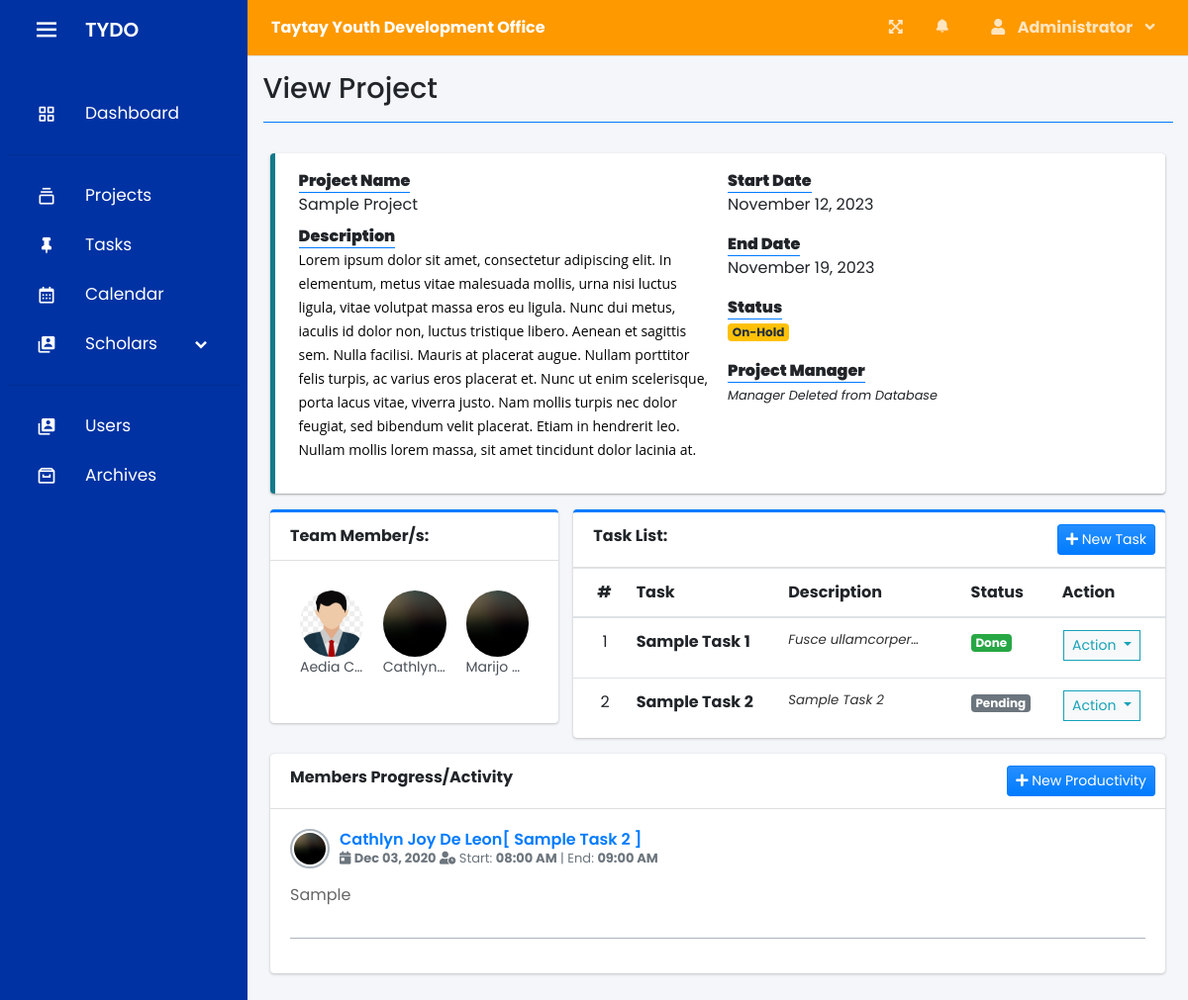
The page /index.php?page=view_project&id=1 (signed in) on the database its author committed.
### tables this page shows
CREATE TABLE `users` (
  `id` int(30) NOT NULL,
  `firstname` varchar(200) NOT NULL,
  `lastname` varchar(200) NOT NULL,
  `email` varchar(200) NOT NULL,
  `password` text NOT NULL,
  `type` tinyint(1) NOT NULL DEFAULT 2 COMMENT '1 = admin, 2 = staff',
  `avatar` text NOT NULL DEFAULT 'no-image-available.png',
  `date_created` datetime NOT NULL DEFAULT current_timestamp()
);

CREATE TABLE `task_list` (
  `id` int(30) NOT NULL,
  `project_id` int(30) NOT NULL,
  `task` varchar(200) NOT NULL,
  `description` text NOT NULL,
  `status` tinyint(4) NOT NULL,
  `date_created` datetime NOT NULL DEFAULT current_timestamp()
);

CREATE TABLE `user_productivity` (
  `id` int(30) NOT NULL,
  `project_id` int(30) NOT NULL,
  `task_id` int(30) NOT NULL,
  `comment` text NOT NULL,
  `subject` varchar(200) NOT NULL,
  `date` date NOT NULL,
  `start_time` time NOT NULL,
  `end_time` time NOT NULL,
  `user_id` int(30) NOT NULL,
  `time_rendered` float NOT NULL,
  `date_created` datetime NOT NULL DEFAULT current_timestamp()
);

### view_project.php (the view, shortened to what this page needs)
<?php
include 'db_connect.php';
$stat = array("Pending","Started","On-Progress","On-Hold","Over Due","Done");
$manager = $conn->query("SELECT *,concat(firstname,' ',lastname) as name FROM users where id = $manager_id");
$manager = $manager->num_rows > 0 ? $manager->fetch_array() : array();
?>
<div class="col-lg-12">
	<div class="row">
		<div class="col-md-12">
			<div class="callout callout-info">
				<div class="col-md-12">
					<div class="row">
						<div class="col-sm-6">
							<dl>
								<dt><b class="border-bottom border-primary">Project Name</b></dt>
								<dd><?php echo ucwords($name) ?></dd>
								<dt><b class="border-bottom border-primary">Description</b></dt>
								<dd><?php echo html_entity_decode($description) ?></dd>
							</dl>
						</div>
						<div class="col-md-6">
							<dl>
								<dt><b class="border-bottom border-primary">Start Date</b></dt>
								<dd><?php echo date("F d, Y",strtotime($start_date)) ?></dd>
							</dl>
							<dl>
								<dt><b class="border-bottom border-primary">End Date</b></dt>
								<dd><?php echo date("F d, Y",strtotime($end_date)) ?></dd>
							</dl>
							<dl>
								<dt><b class="border-bottom border-primary">Status</b></dt>
								<dd>
									<?php
									  if($stat[$status] =='Pending'){
									  	echo "<span class='badge badge-secondary'>{$stat[$status]}</span>";
									  }elseif($stat[$status] =='Started'){
									  	echo "<span class='badge badge-primary'>{$stat[$status]}</span>";
									  }elseif($stat[$status] =='On-Progress'){
									  	echo "<span class='badge badge-info'>{$stat[$status]}</span>";
									  }elseif($stat[$status] =='On-Hold'){
									  	echo "<span class='badge badge-warning'>{$stat[$status]}</span>";
									  }elseif($stat[$status] =='Over Due'){
									  	echo "<span class='badge badge-danger'>{$stat[$status]}</span>";
									  }elseif($stat[$status] =='Done'){
									  	echo "<span class='badge badge-success'>{$stat[$status]}</span>";
									  }
									?>
								</dd>
							</dl>
							<dl>
								<dt><b class="border-bottom border-primary">Project Manager</b></dt>
								<dd>
									<?php if(isset($manager['id'])) : ?>
									<div class="d-flex align-items-center mt-1">
										<img class="img-circle img-thumbnail p-0 shadow-sm border-info img-sm mr-3" src="assets/uploads/<?php echo $manager['avatar'] ?>" alt="Avatar">
										<b><?php echo ucwords($manager['name']) ?></b>
									</div>
									<?php else: ?>
										<small><i>Manager Deleted from Database</i></small>
									<?php endif; ?>
								</dd>
							</dl>
						</div>
					</div>
				</div>
			</div>
		</div>
	</div>
	<div class="row">
		<div class="col-md-4">
			<div class="card card-outline card-primary">
				<div class="card-header">
					<span><b>Team Member/s:</b></span>
				</div>
				<div class="card-body">
					<ul class="users-list clearfix">
						<?php
						if(!empty($user_ids)):
							$members = $conn->query("SELECT *,concat(firstname,' ',lastname) as name FROM users where id in ($user_ids) order by concat(firstname,' ',lastname) asc");
							while($row=$members->fetch_assoc()):
						?>
								<li>
			                        <img src="assets/uploads/<?php echo $row['avatar'] ?>" alt="User Image">
			                        <a class="users-list-name" href="javascript:void(0)"><?php echo ucwords($row['name']) ?></a>
		                    	</li>
						<?php
							endwhile;
						endif;
						?>
					</ul>
				</div>
			</div>
		</div>
		<div class="col-md-8">
			<div class="card card-outline card-primary">
				<div class="card-header">
					<span><b>Task List:</b></span>
					<?php if($_SESSION['login_type'] != 3): ?>
					<div class="card-tools">
						<button class="btn btn-primary bg-gradient-primary btn-sm" type="button" id="new_task"><i class="fa fa-plus"></i> New Task</button>
					</div>
				<?php endif; ?>
				</div>
				<div class="card-body p-0">
					<div class="table-responsive">
					<table class="table table-condensed m-0 table-hover">
						<colgroup>
							<col width="5%">
							<col width="25%">
							<col width="30%">
							<col width="15%">
							<col width="15%">
						</colgroup>
						<thead>
							<th>#</th>
							<th>Task</th>
							<th>Description</th>
							<th>Status</th>
							<th>Action</th>
						</thead>
						<tbody>
							<?php
							$i = 1;
							$tasks = $conn->query("SELECT * FROM task_list where project_id = {$id} order by task asc");
							while($row=$tasks->fetch_assoc()):
								$trans = get_html_translation_table(HTML_ENTITIES,ENT_QUOTES);
								unset($trans["\""], $trans["<"], $trans[">"], $trans["<h2"]);
								$desc = strtr(html_entity_decode($row['description']),$trans);
								$desc=str_replace(array("<li>","</li>"), array("",", "), $desc);
							?>
								<tr>
			                        <td class="text-center"><?php echo $i++ ?></td>
			                        <td class=""><b><?php echo ucwords($row['task']) ?></b></td>
			                        <td class=""><p class="truncate"><?php echo strip_tags($desc) ?></p></td>
			                        <td>
			                        	<?php
			                        	if($row['status'] == 1){
									  		echo "<span class='badge badge-secondary'>Pending</span>";
			                        	}elseif($row['status'] == 2){
									  		echo "<span class='badge badge-primary'>On-Progress</span>";
			                        	}elseif($row['status'] == 3){
									  		echo "<span class='badge badge-success'>Done</span>";
			                        	}
			                        	?>
			                        </td>
			                        <td class="text-center">
										<button type="button" class="btn btn-default btn-sm btn-flat border-info wave-effect text-info dropdown-toggle" data-toggle="dropdown" aria-expanded="true">
					                      Action
					                    </button>
									</td>
		                    	</tr>
							<?php
							endwhile;
							?>
						</tbody>
					</table>
					</div>
				</div>
			</div>
		</div>
	</div>
	<div class="row">
		<div class="col-md-12">
			<div class="card">
				<div class="card-header">
					<b>Members Progress/Activity</b>
					<div class="card-tools">
						<button class="btn btn-primary bg-gradient-primary btn-sm" type="button" id="new_productivity"><i class="fa fa-plus"></i> New Productivity</button>
					</div>
				</div>
				<div class="card-body">
					<?php
					$progress = $conn->query("SELECT p.*,concat(u.firstname,' ',u.lastname) as uname,u.avatar,t.task FROM user_productivity p inner join users u on u.id = p.user_id inner join task_list t on t.id = p.task_id where p.project_id = $id order by unix_timestamp(p.date_created) desc ");
					while($row = $progress->fetch_assoc()):
					?>
						<div class="post">
		                      <div class="user-block">
		                        <img class="img-circle img-bordered-sm" src="assets/uploads/<?php echo $row['avatar'] ?>" alt="user image">
		                        <span class="username">
		                          <a href="#"><?php echo ucwords($row['uname']) ?>[ <?php echo ucwords($row['task']) ?> ]</a>
		                        </span>
		                        <span class="description">
		                        	<span class="fa fa-calendar-day"></span>
		                        	<span><b><?php echo date('M d, Y',strtotime($row['date'])) ?></b></span>
		                        	<span class="fa fa-user-clock"></span>
                      				<span>Start: <b><?php echo date('h:i A',strtotime($row['date'].' '.$row['start_time'])) ?></b></span>
		                        	<span> | </span>
                      				<span>End: <b><?php echo date('h:i A',strtotime($row['date'].' '.$row['end_time'])) ?></b></span>
	                        	</span>
		                      </div>
		                      <div>
		                       <?php echo html_entity_decode($row['comment']) ?>
		                      </div>
	                    </div>
                    <?php endwhile; ?>
				</div>
			</div>
		</div>
	</div>
</div>

### sidebar.css (style rules this page uses)
* { margin: 0; padding: 0; box-sizing: border-box; font-family: 'Poppins', sans-serif; }
a { text-decoration: none; }

### view_project.php (style rules this page uses)
.users-list>li img { border-radius: 50%; height: 67px; width: 67px; object-fit: cover; }
.users-list>li { width: 33.33% !important }
.truncate { -webkit-line-clamp:1 !important; }

### rows shown on the page
users: avatar (picture), name "Aedia C…"
users: avatar (picture), name "Cathlyn…"
users: avatar (picture), name "Marijo…"
task_list: task "Sample Task 1", description "Fusce…", status "Done"
task_list: task "Sample Task 2", description "Sample Task 2", status "Pending"
user_productivity: user.avatar (picture), uname "Cathlyn Joy De Leon", task_list.task "Sample Task 2", date "Dec 03, 2020", date+start_time "08:00 AM", date+end_time "09:00 AM", comment "Sample"

### other values the page prints
$_SESSION['login_firstname'] "Administrator"
$title "View Project"
$name "Sample Project"
date("F d, Y",strtotime($start_date)) "November 12, 2023"
date("F d, Y",strtotime($end_date)) "November 19, 2023"
$stat[$status] "On-Hold"
